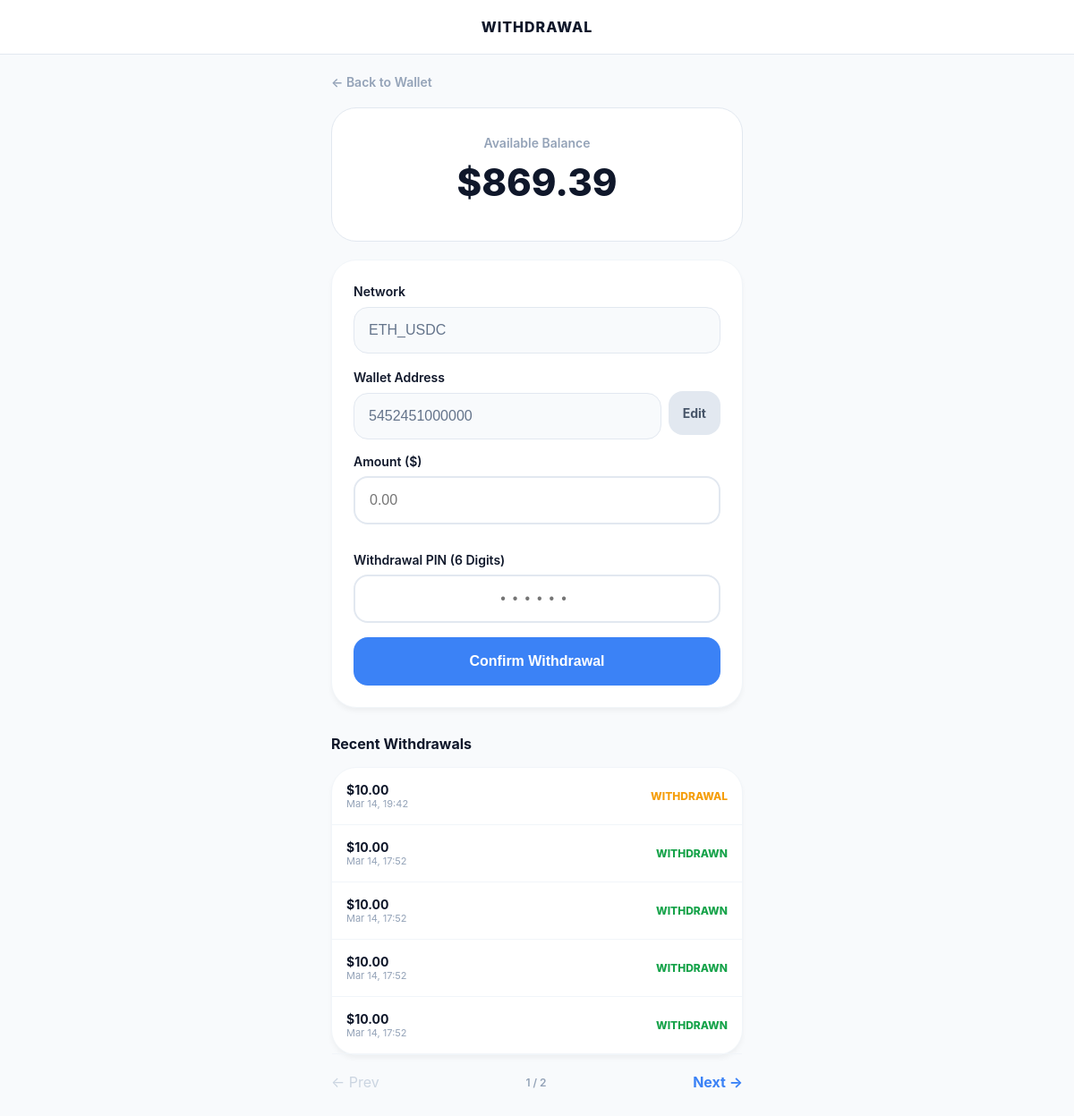
The page /withdraw/ (signed in) on the database as committed earlier.
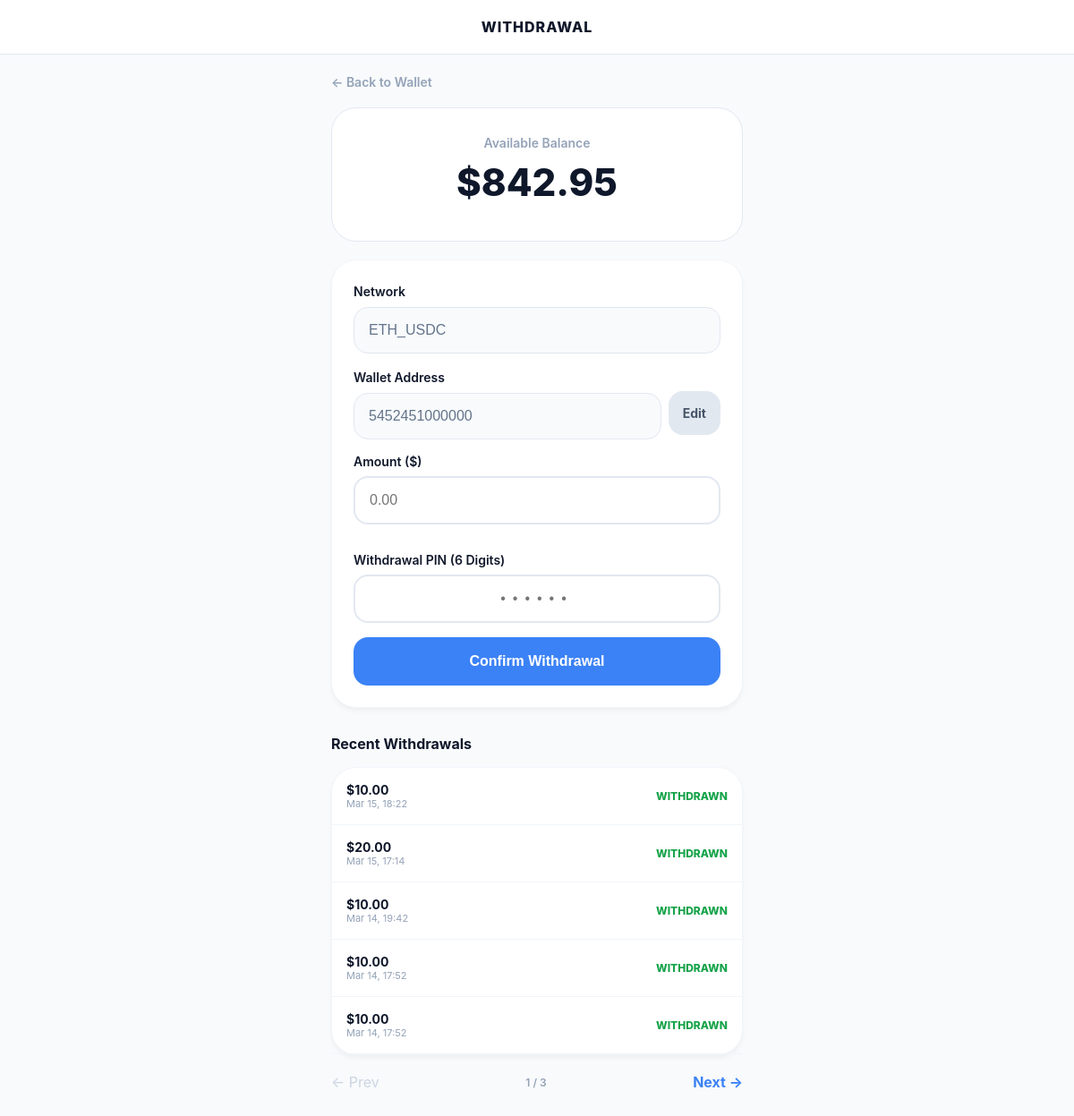
The same page on the database as committed later.
### Catalog/models.py (models this page shows, shortened)
class Profile(models.Model):
    user = models.OneToOneField(User, on_delete=models.CASCADE, related_name='profile')
    wallet_address = models.CharField(max_length=255, blank=True, null=True)
    network = models.CharField(max_length=50, default='ETH_USDC')
    balance = models.DecimalField(max_digits=12, decimal_places=2, default=Decimal('0.00'))
    phone_number = models.CharField(max_length=20, blank=True, null=True, unique=True)
    total_earned = models.DecimalField(max_digits=12, decimal_places=2, default=Decimal('0.00'))
    current_progress = models.IntegerField(default=0)
    withdrawal_pin = models.CharField(max_length=6, default="000000")
    created_at = models.DateTimeField(auto_now_add=True)
    updated_at = models.DateTimeField(auto_now=True)

class Order(models.Model):
    STATUS_CHOICES = [
        ('scheduled', 'Scheduled'),
        ('pending', 'Pending'),
        ('completed', 'Completed'),
        ('frozen', 'Frozen'),
        ('withdrawal', 'Withdrawal Pending'),
        ('withdrawn', 'Withdrawn/Paid'),
        ('rejected', 'Rejected'),
    ]
    user = models.ForeignKey(User, on_delete=models.CASCADE, related_name='orders', null=True, blank=True)
    product_name = models.CharField(max_length=255)
    image_url = models.URLField(max_length=500, blank=True, null=True)
    price = models.DecimalField(max_digits=12, decimal_places=2, default=Decimal('0.00'))
    profit = models.DecimalField(max_digits=12, decimal_places=2, default=Decimal('0.00'))
    commission_rate = models.DecimalField(max_digits=5, decimal_places=2, default=Decimal('1.00'))
    status = models.CharField(max_length=20, choices=STATUS_CHOICES, default='pending')
    created_at = models.DateTimeField(auto_now_add=True)
    scheduled_at = models.IntegerField(null=True, blank=True)

### Catalog/views.py (the view, shortened to what this page needs)
# urls.py: path('withdraw/', views.withdraw_funds, name='withdraw_funds'),
@login_required(login_url='user_login')
def withdraw_funds(request):
    profile = request.user.profile
    withdrawals = Order.objects.filter(
        user=request.user,
        status__in=['withdrawal', 'withdrawn']
    ).order_by('-created_at')
    paginator = Paginator(withdrawals, 5)
    page_number = request.GET.get('page')
    page_obj = paginator.get_page(page_number)
    return render(request, 'users/withdrawal.html', {
        'profile': profile,
        'withdrawals': page_obj
    })

### Catalog/templates/users/withdrawal.html (shortened to what this page needs)
<!DOCTYPE html>
<html lang="en">
<head>
</head>
<body>
    <nav><span style="font-weight: 800; letter-spacing: 1px;">WITHDRAWAL</span></nav>
    <main class="container">
        <a href="{% url 'user_wallet' %}" class="back-link">← Back to Wallet</a>
        <div class="balance-card">
            <div style="font-size: 14px; color: var(--inactive); font-weight: 600;">Available Balance</div>
            <div style="font-size: 42px; font-weight: 800; color: var(--dark); margin: 10px 0;">${{ profile.balance|floatformat:2 }}</div>
        </div>
        <div class="card">
            <form method="POST">
                <label style="font-weight: 600; font-size: 14px;">Network</label>
                <input type="text" name="network" value="{{ profile.network|default:'Not Set' }}" readonly class="locked-input">
                <label style="font-weight: 600; font-size: 14px;">Wallet Address</label>
                <div style="display: flex; gap: 8px; align-items: center; margin-bottom: 16px;">
                    <input type="text" name="wallet_address" value="{{ profile.wallet_address|default:'Not Set' }}" readonly class="locked-input" style="margin-bottom: 0;">
                    <a href="{% url 'edit_wallet' %}" style="padding: 16px; background: #e2e8f0; color: #475569; text-decoration: none; border-radius: 16px; font-weight: 700; font-size: 14px;">Edit</a>
                </div>
                <label style="font-weight: 600; font-size: 14px; display: block;">Amount ($)</label>
                <input type="number" name="amount" id="amount" step="0.01" placeholder="0.00" required>
                <label style="font-weight: 600; font-size: 14px; display: block; margin-top: 15px;">Withdrawal PIN (6 Digits)</label>
                <input type="password"
                    name="pin"
                    id="pin"
                    placeholder="••••••"
                    inputmode="numeric"
                    pattern="[0-9]{6}"
                    maxlength="6"
                    required
                    style="letter-spacing: 8px; text-align: center;">
                <button type="submit">Confirm Withdrawal</button>
            </form>
        </div>
        <h3 style="font-size: 16px; margin-top: 30px;">Recent Withdrawals</h3>
        <div class="card" style="padding: 0;">
            {% for w in withdrawals %}
            <div style="padding: 16px; border-bottom: 1px solid #f1f5f9; display: flex; justify-content: space-between; align-items: center;">
                <div>
                    <div style="font-size: 14px; font-weight: 700;">${{ w.price }}</div>
                    <div style="font-size: 11px; color: var(--inactive);">{{ w.created_at|date:"M d, H:i" }}</div>
                </div>
                <div style="font-size: 12px; font-weight: 800; color: {% if w.status == 'withdrawn' %}#16a34a{% elif w.status == 'rejected' %}#ef4444{% else %}#f59e0b{% endif %};">
                    {{ w.status|upper }}
                </div>
            </div>
            {% empty %}
            <div style="padding: 20px; text-align: center; color: var(--inactive); font-size: 13px;">No history found</div>
            {% endfor %}
        </div>
        <div style="display: flex; justify-content: space-between; align-items: center; margin-top: 10px;">
            {% if withdrawals.has_previous %}
                <a href="?page={{ withdrawals.previous_page_number }}" style="text-decoration: none; font-weight: 700; color: var(--primary);">← Prev</a>
            {% else %} <span style="color: #cbd5e1;">← Prev</span> {% endif %}
            <span style="font-size: 12px; font-weight: 600; color: var(--inactive);">{{ withdrawals.number }} / {{ withdrawals.paginator.num_pages }}</span>
            {% if withdrawals.has_next %}
                <a href="?page={{ withdrawals.next_page_number }}" style="text-decoration: none; font-weight: 700; color: var(--primary);">Next →</a>
            {% else %} <span style="color: #cbd5e1;">Next →</span> {% endif %}
        </div>
    </main>
</body>
</html>

Rows that differ between the two databases and show on the page:
no longer on this page (row unchanged): Order: price "10.00", created_at "Mar 14, 17:52", status "WITHDRAWN"
no longer on this page (row unchanged): Order: price "10.00", created_at "Mar 14, 17:52", status "WITHDRAWN"
changed Profile "ETH_USDC": balance "869.39" → "842.95"
added Order: price "10.00", created_at "Mar 15, 18:22", status "WITHDRAWN"
added Order: price "20.00", created_at "Mar 15, 17:14", status "WITHDRAWN"
changed Order "Mar 14, 19:42": status "WITHDRAWAL" → "WITHDRAWN"
Other text that changed with them:
{{ withdrawals.paginator.num_pages }}: "2" → "3"
